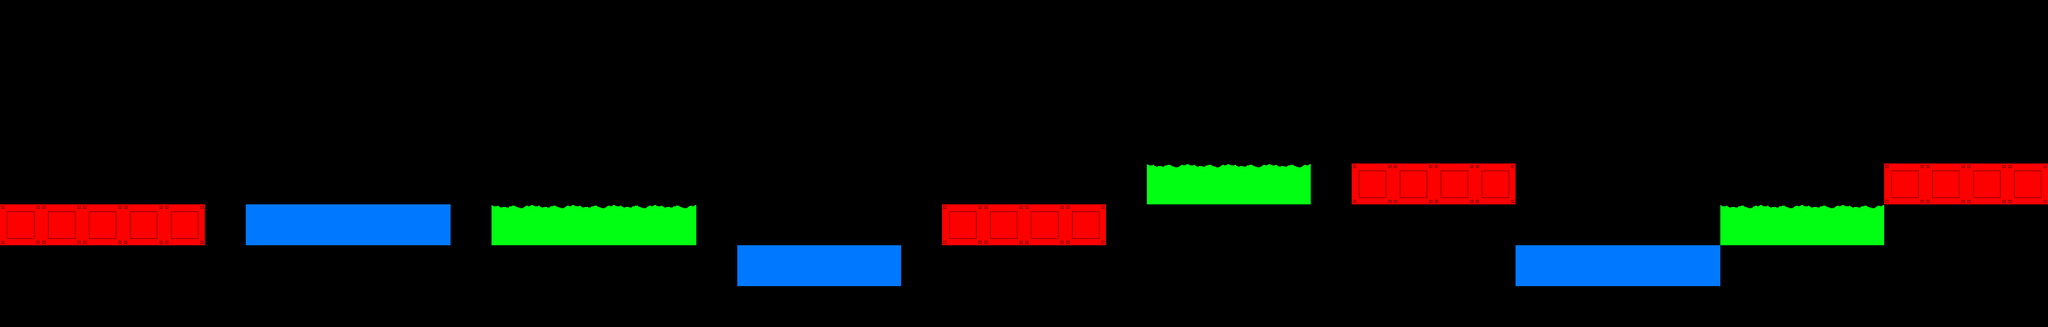

Tiled map render using the project's own tile images. Description and the map definition, with tile-layer contents summarised, below:
An orthogonal 50x8 tile map with 64x64 px tiles, 1 tile layer (PLATFORM), 2 tilesets and 3 objects.

<map version="1.0" orientation="orthogonal" renderorder="right-down" width="50" height="8" tilewidth="64" tileheight="64" nextobjectid="30">
 <tileset firstgid="1" name="platformSet" tilewidth="64" tileheight="64" tilecount="3" columns="3">
  <image source="../spritesheets/platformSet.png" width="192" height="64" />
 </tileset>
 <tileset firstgid="4" name="player" tilewidth="64" tileheight="64" tilecount="1" columns="1">
  <image source="../textures/player_red.png" width="64" height="64" />
 </tileset>
 <layer name="PLATFORM" width="50" height="8">
  <data>[400 cells, 44 non-empty, 3 distinct tile ids]</data>
 </layer>
 <objectgroup name="PLAYER">
  <object id="22" gid="4" x="0" y="256" width="64" height="64" />
 </objectgroup>
 <objectgroup name="BOUNDARY">
  <object id="21" x="0" y="-277.333">
   <polyline points="0,85.3333 0,1109.33 3328,1109.33 3328,85.3333 0,85.3333" />
  </object>
 </objectgroup>
 <objectgroup name="FAILBOUNDARY">
  <object id="29" x="0" y="704">
   <polyline points="0,0 3328,0 3328,128 0,128 0,0" />
  </object>
 </objectgroup>
</map>
